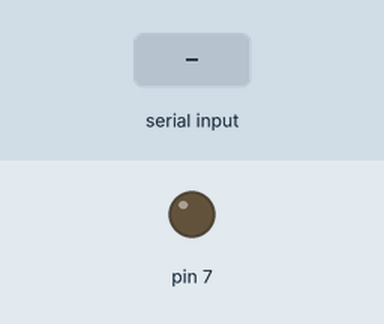
Bench run of a sketch on a simulated Arduino Uno, built with avr-gcc and run on an emulated ATmega328P. Shown: output pins drawn as LEDs (lit = HIGH). The inputs (shaded band) are chosen by the test bench. What the sketch prints to the serial monitor is not drawn.

Above: at 1.2 s.
1.3 s: "90,45\n" received over Serial
At 1.7 s:
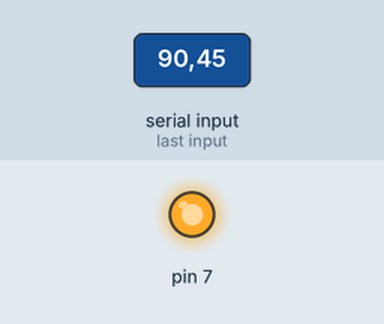
2.8 s: "30,150\n" received over Serial
5.8 s: "5\n" received over Serial
Timing chart, 0 to 8.8 s (numbered marks = the images above; inputs shaded):
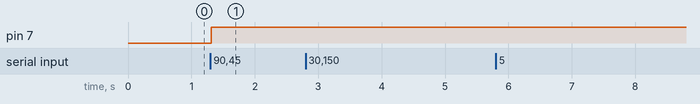

Measured:
- after the input at 1.3 s, pin 7: LOW → HIGH at once
- after the input at 2.8 s, every drawn part: stays the same
- after the input at 5.8 s, every drawn part: stays the same

The sketch:

sketch_jun12a.ino
```cpp
void setup() {
  Serial.begin(9600);
  pinMode(7,OUTPUT);
}

void loop() {
  // put your main code here, to run repeatedly:
  Serial.println("enter the voltage value");
  if(Serial.available()){
    int input= Serial.readStringUntil('\n').toInt();
    int i = map(input,0,5,0,255);
    analogWrite(7,i);
    Serial.println(i);
  }

}
```
